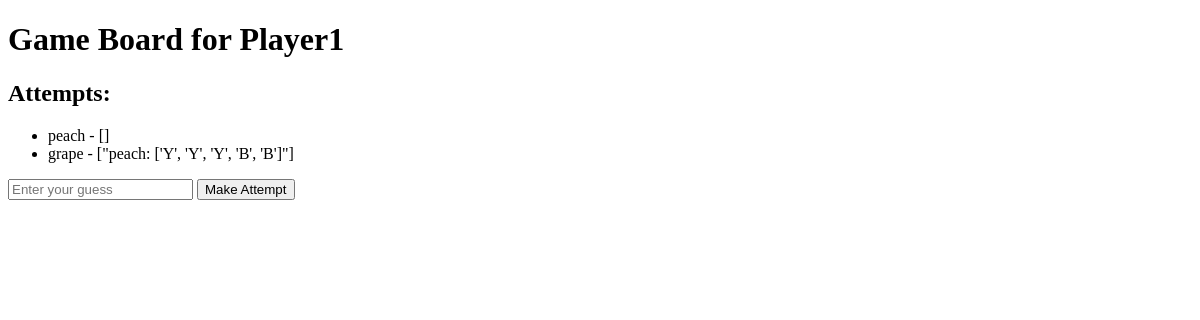
The page /wordle_game/1/ on the database as committed earlier.
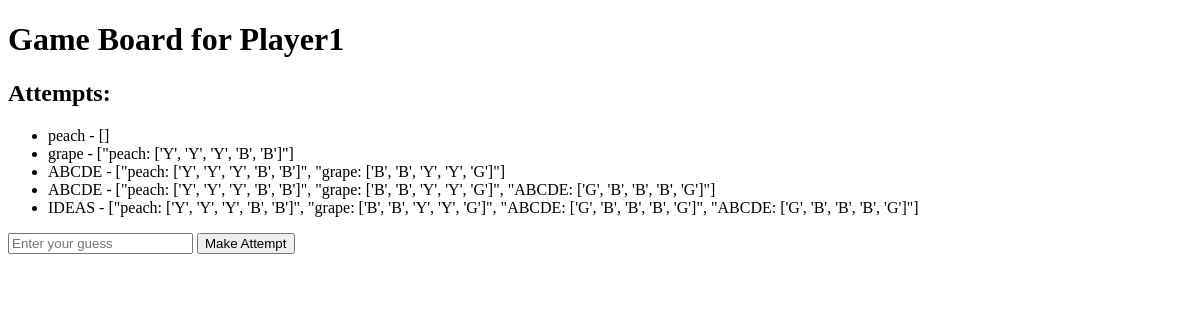
The same page on the database as committed later.
### wordle_game/models.py (models this page shows, shortened)
class Attempt(models.Model):
    word = models.ForeignKey(Word, on_delete=models.CASCADE)
    attempt_text = models.CharField(max_length=5)

### wordle_game/views.py (the view, shortened to what this page needs)
# urls.py: path("<int:game_id>/", views.game_board, name="game_board"),
def game_board(request, game_id):
    game = get_object_or_404(Game, id=game_id)
    attempts = game.attempts.all()
    feedbacks = []
    for attempt in attempts:
        feedback = game.provide_feedback(attempt.attempt_text)
        feedbacks.append(f"{attempt.attempt_text}: {feedback}")
    return render(request, 'wordle_game/game_board.html', {
        'game': game,
        'attempts': attempts,
        'feedbacks': feedbacks,
        'last_feedback': None,
    })

### wordle_game/models.py (called while the page is built)
    def provide_feedback(self, attempt_text):
        feedback = []
        correct_word_text = self.correct_word.text.lower()  # Convert to lowercase for consistency
        attempt_text = attempt_text.lower()  # Convert attempt to lowercase
        for i in range(len(attempt_text)):
            if attempt_text[i] == correct_word_text[i]:
                feedback.append('G')
            elif attempt_text[i] in correct_word_text:
                feedback.append('Y')
            else:
                feedback.append('B')
        return feedback

### wordle_game/templates/wordle_game/game_board.html (shortened to what this page needs)
<!DOCTYPE html>
<html lang="en">
<head>
</head>
<body>
    <h1>Game Board for {{ game.player_name }}</h1>
    <h2>Attempts:</h2>
    <ul>
        {% for attempt in attempts %}
            <li>{{ attempt.attempt_text }} - {{ feedbacks|slice:forloop.counter0 }}</li>
        {% empty %}
            <li>No attempts made yet.</li>
        {% endfor %}
    </ul>
    <form action="" method="post">
        <input type="text" name="attempt_text" maxlength="5" required placeholder="Enter your guess">
        <button type="submit">Make Attempt</button>
    </form>
</body>
</html>

Rows that differ between the two databases and show on the page:
added Attempt: attempt_text "ABCDE", counter0 "[\"peach: ['Y', 'Y', 'Y', 'B', 'B']\", \"grape: ['B', 'B', 'Y', 'Y', 'G']\"]"
added Attempt: attempt_text "ABCDE", counter0 "[\"peach: ['Y', 'Y', 'Y', 'B', 'B']\", \"grape: ['B', 'B', 'Y', 'Y', 'G']\", \"ABCDE: ['G', 'B', 'B', 'B', 'G']\"]"
added Attempt: attempt_text "IDEAS", counter0 "[\"peach: ['Y', 'Y', 'Y', 'B', 'B']\", \"grape: ['B', 'B', 'Y', 'Y', 'G']\", \"ABCDE: ['G', 'B', 'B', 'B', 'G']\", \"ABCDE: ['G', 'B', 'B', 'B', 'G']\"]"
